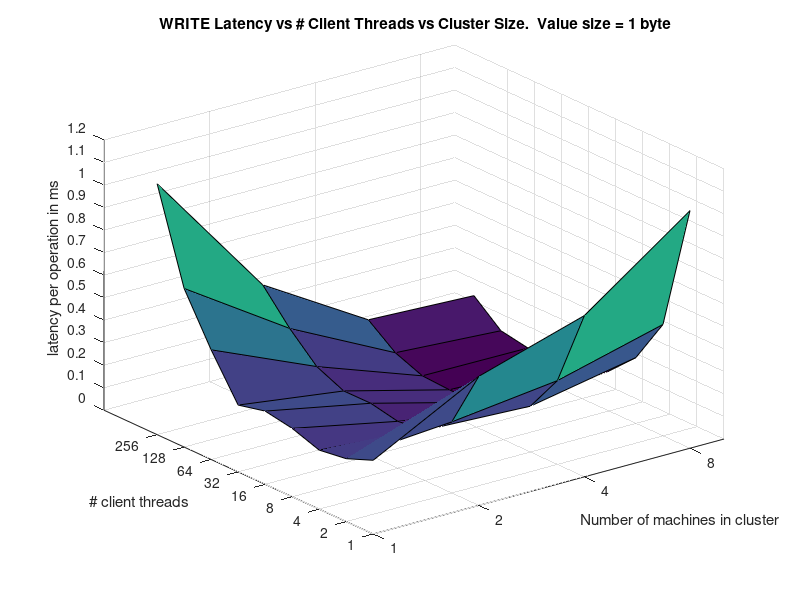

This chart was generated by the following MATLAB code:
x = dlmread('clus_thread_write_lat.csv', '|')
clusters = [1,2,4,8]
clusters = clusters'
threads = [1,2,4,8,16,32,64,128,256]
threads = threads'

z = x(:,3)
z = reshape(z, 9, 4)

surf(clusters, threads, z)
set(gca, 'Xscale', 'log')
set(gca, 'Yscale', 'log')
set(gca, 'Zscale', 'linear')

set(gca, 'Xtick', clusters')
set(gca, 'Xticklabel', clusters')
xlabel('Number of machines in cluster')

set(gca, 'Ytick', threads')
set(gca, 'Yticklabel', threads')
ylabel('# client threads')

lat = [0,.10,.20,.30,.40,.50,.60,.70,.80,.90,1.00,1.10,1.20,1.30,1.40,1.50,1.60]
set(gca, 'Ztick', lat)
set(gca, 'Zticklabel', lat)
zlabel('latency per operation in ms')
title(' WRITE Latency vs # Client Threads vs Cluster Size.  Value size = 1 byte')

print -dpng clussize_thread_write_lat.png
